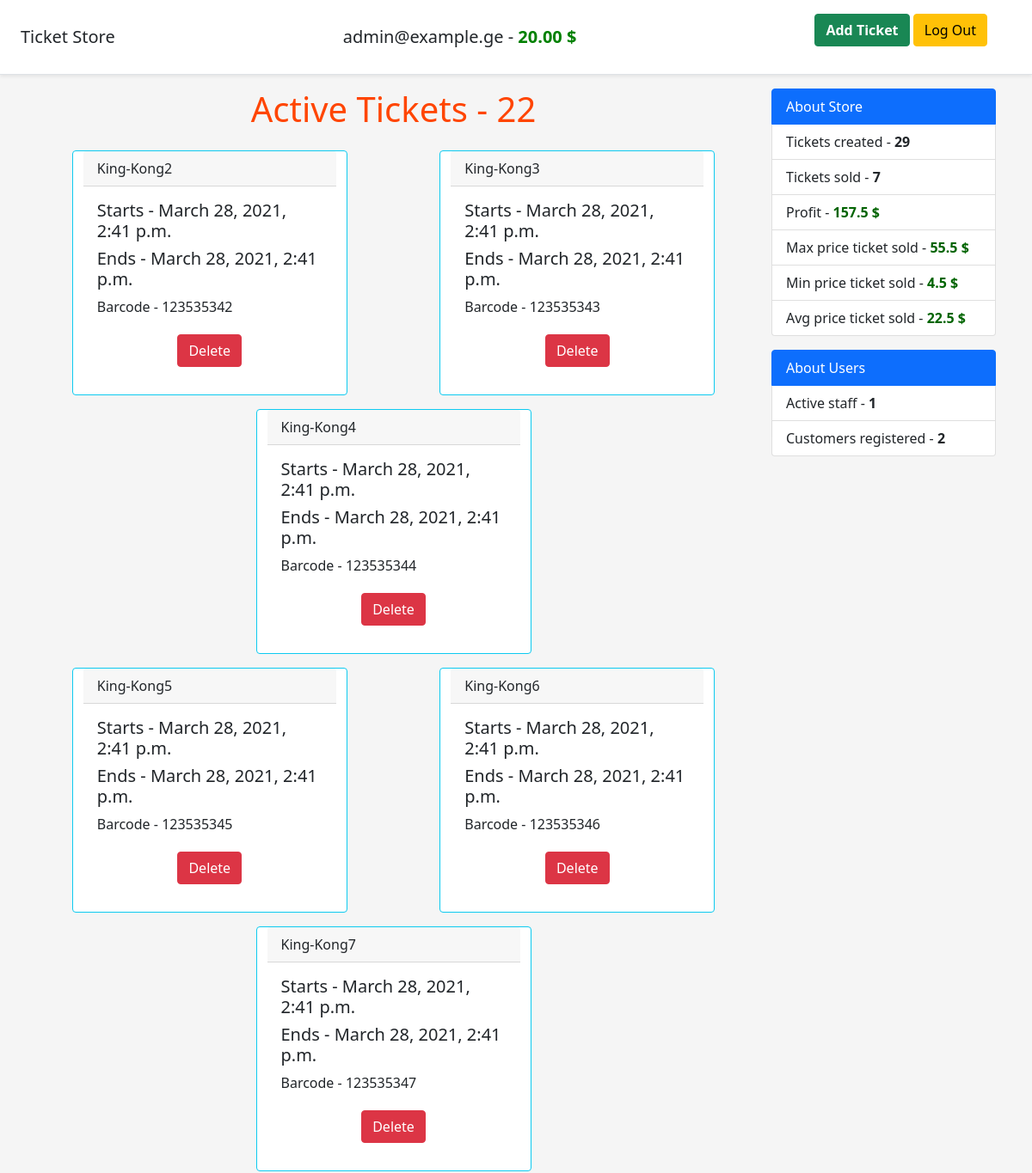
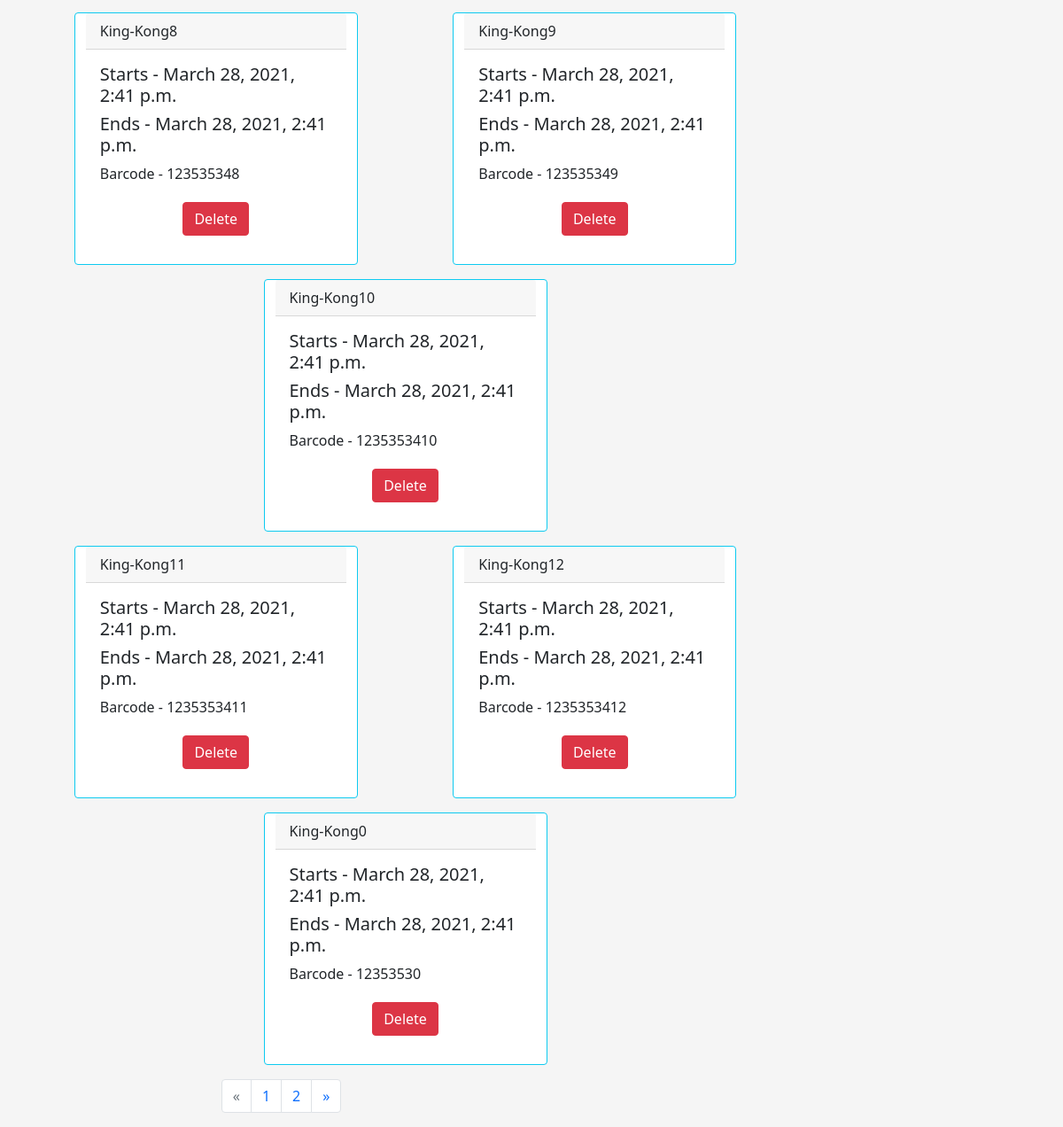
Page / (signed in) on the committed database (2 pictures, top to bottom).
### user/models.py (models this page shows, shortened)
class User(AbstractUser):
    username = None
    email = models.EmailField(verbose_name='E-Mail', unique=True)
    balance = models.DecimalField(verbose_name="Balance", max_digits=8, decimal_places=2, default=0,
                                  help_text="In USD")
    mobile_phone = models.CharField(verbose_name='Mobile Phone', max_length=9, unique=True)
    objects = UserManager()
    USERNAME_FIELD = 'email'
    REQUIRED_FIELDS = []
    class Meta:
        verbose_name = 'User'
        verbose_name_plural = 'Users'

### ecommerce/models.py (models this page shows, shortened)
class Ticket(models.Model):
    name = models.CharField(verbose_name='Name', max_length=255)
    start_date = models.DateTimeField(verbose_name='Start Date')
    end_date = models.DateTimeField(verbose_name='End Date')
    barcode = models.CharField(verbose_name="Barcode", max_length=15, unique=True, default=0)
    class Meta:
        verbose_name = 'Ticket'
        verbose_name_plural = 'Tickets'

### ecommerce/views.py (the view)
# urls.py: path('', home, name='home'),
@login_required(login_url='user/login')
def home(request):
    tickets = Ticket.objects.filter(orders__isnull=True)
    tickets_created = Ticket.objects.all().count()
    user = User.objects.get(id=request.user.id)
    user_balance = user.balance
    ticket_orders_info: Dict[str, Optional[Decimal]] = user.orders.all().aggregate(
        paid_last_year=Sum('price', filter=Q(order_date__gte=timezone.now() - timezone.timedelta(days=365))),
        bought_last_year=Count('id', filter=Q(order_date__gte=timezone.now() - timezone.timedelta(days=365))),
        paid_last_month=Sum('price', filter=Q(order_date__gte=timezone.now() - timezone.timedelta(weeks=4))),
        bought_last_month=Count('id', filter=Q(order_date__gte=timezone.now() - timezone.timedelta(weeks=4))),
        paid_last_week=Sum('price', filter=Q(order_date__gte=timezone.now() - timezone.timedelta(days=7))),
        bought_last_week=Count('id', filter=Q(order_date__gte=timezone.now() - timezone.timedelta(days=7)))
    )
    page = request.GET.get('page', 1)
    paginator = Paginator(tickets, 12)
    try:
        tickets_pag = paginator.page(page)
    except PageNotAnInteger:
        tickets_pag = paginator.page(1)
    except EmptyPage:
        tickets_pag = paginator.page(paginator.num_pages)
    orders = Order.objects.all()
    tickets_price = orders.aggregate(maxp_ticket=Max('price'), avgp_ticket=Avg('price'), minp_ticket=Min('price'))
    profit = orders.aggregate(profit=Sum('price'))
    customers_count = User.objects.filter(is_staff=False).count()
    staff_count = User.objects.filter(is_staff=True).count()
    return render(request, 'pages/home.html',
                  {'tickets': tickets,
                   **ticket_orders_info,
                   'tickets_count': tickets.count(),
                   'user_balance': user_balance,
                   'tickets_pag': tickets_pag,
                   'tickets_created': tickets_created,
                   'tickets_sold': tickets_created - tickets.count(),
                   **tickets_price,
                   **profit,
                   'customers_count': customers_count,
                   'staff_count': staff_count})

### templates/pages/home.html (shortened to what this page needs)
{% extends 'base.html' %}
{% block content %}
	<div class="container">
		<div class="row">
			<div class="col-9">
				<div class="mb-3 row text-center">
					<h1 style="color: orangered">Active Tickets - {{ tickets_count }}</h1>
				</div>
				{% for ticket in tickets_pag %}
					{% if forloop.counter0|divisibleby:3 %}
						<div class="row" style="justify-content: space-around">
					{% endif %}
				<div class="card border-info mb-3" style="max-width: 20rem;">
					<div class="card-header">{{ ticket.name }}</div>
					<div class="card-body">
						<h5 class="card-title">Starts - {{ ticket.start_date }}</h5>
						<h5 class="card-title">Ends - {{ ticket.end_date }}</h5>
						<p class="card-text">Barcode - {{ ticket.barcode }}</p>
						{% if user.is_superuser %}
							<div class="text-center pt-1">
								<form action="/del-ticket/{{ ticket.id }}" method="POST">
									<button type="submit" class="btn btn-danger">Delete</button>
								</form>
							</div>
						{% endif %}
					</div>
				</div>
				{% if forloop.counter|divisibleby:3 or forloop.last %}
					</div>
				{% endif %}
				{% endfor %}
				{% if tickets_pag.has_other_pages %}
					<div class="col-6 offset-3 text-center-pagination-set">
						<nav aria-label="Page navigation">
							<ul class="pagination">
								{% if tickets_pag.has_previous %}
									<li class="page-item">
										<a class="page-link"
										   href="?page={{ tickets_pag.previous_page_number }}">&laquo;</a>
									</li>
								{% else %}
									<li class="page-item disabled">
										<a class="page-link">
											<span aria-hidden="true">&laquo;</span>
										</a>
									</li>
								{% endif %}
								{% for ticket in tickets_pag.paginator.page_range %}
									{% if tickets_pag.number == ticket %}
										<li class="page-item">
											<a class="page-link">
												{{ ticket }}
											</a>
										</li>
									{% else %}
										<li class="page-item">
											<a class="page-link" href="?page={{ ticket }}">{{ ticket }}</a>
										</li>
									{% endif %}
								{% endfor %}
								{% if tickets_pag.has_next %}
									<li class="page-item"><a class="page-link"
									                         href="?page={{ tickets_pag.next_page_number }}">
										&raquo;
									</a></li>
								{% else %}
									<li class="page-item disabled">
										<a class="page-link">
											<span aria-hidden="true">&raquo;</span>
										</a>
									</li>
								{% endif %}
							</ul>
						</nav>
					</div>
				{% endif %}
			</div>
			<div class="col-3">
				{% if user.is_superuser %}
					<ul class="list-group">
						<li class="list-group-item active" aria-current="true">About Store</li>
						<li class="list-group-item">Tickets created - <strong>{{ tickets_created }}</strong></li>
						<li class="list-group-item">Tickets sold - <strong>{{ tickets_sold }}</strong></li>
						<li class="list-group-item">Profit - <strong style="color: darkgreen">{{ profit }} $</strong>
						</li>
						<li class="list-group-item">Max price ticket sold - <strong
								style="color: darkgreen">{{ maxp_ticket }} $</strong></li>
						<li class="list-group-item">Min price ticket sold - <strong
								style="color: darkgreen">{{ minp_ticket }} $</strong></li>
						<li class="list-group-item">Avg price ticket sold - <strong
								style="color: darkgreen">{{ avgp_ticket }} $</strong></li>
					</ul>
					<ul class="list-group pt-3">
						<li class="list-group-item active" aria-current="true">About Users</li>
						<li class="list-group-item">Active staff - <strong>{{ staff_count }}</strong></li>
						<li class="list-group-item">Customers registered - <strong>{{ customers_count }}</strong></li>
					</ul>
				{% endif %}
			</div>
		</div>
	</div>
{% endblock %}

### templates/base.html (shortened to what this page needs)
<link href="https://cdn.jsdelivr.net/npm/bootstrap@5.0.0-beta2/dist/css/bootstrap.min.css" rel="stylesheet"
>
<header class="d-flex flex-column flex-md-row align-items-center p-3 px-md-4 mb-3 bg-body border-bottom shadow-sm">
	<p class="h5 my-0 me-md-auto fw-normal" onclick="window.location='{% url 'home' %}';" style="cursor: pointer">Ticket
		Store</p>
	{% if user.is_authenticated %}
		<p class="h5 my-0 me-md-auto fw-normal">{{ user.email }} - <strong style="color: green">{{ user_balance }}
			$</strong></p>
	{% endif %}
	<nav class="my-2 my-md-0 me-md-3">
		<div class="container">
			{% if user.is_authenticated %}
				<a class="btn btn-success" href="{% url 'add_ticket' %}" role="button"><strong>Add Ticket</strong></a>
				<a class="btn btn-warning" href="javascript:{document.getElementById('logout').submit()}" role="button">Log
					Out</a>
			{% else %}
				<a class="btn btn-outline-primary" href="{% url 'signup' %}">Sign up</a>
				<a class="btn btn-outline-warning" href="{% url 'login' %}">Login</a>
			{% endif %}
		</div>
	</nav>
</header>
<body style="background-color: whitesmoke">
{% block content %}
{% endblock %}
</body>

### rows in the picture
User: email "admin@example.ge", balance "20.00"
Ticket: name "King-Kong2", start_date "March 28, 2021, 2:41 p.m.", end_date "March 28, 2021, 2:41 p.m.", barcode "123535342"
Ticket: name "King-Kong3", start_date "March 28, 2021, 2:41 p.m.", end_date "March 28, 2021, 2:41 p.m.", barcode "123535343"
Ticket: name "King-Kong4", start_date "March 28, 2021, 2:41 p.m.", end_date "March 28, 2021, 2:41 p.m.", barcode "123535344"
Ticket: name "King-Kong5", start_date "March 28, 2021, 2:41 p.m.", end_date "March 28, 2021, 2:41 p.m.", barcode "123535345"
Ticket: name "King-Kong6", start_date "March 28, 2021, 2:41 p.m.", end_date "March 28, 2021, 2:41 p.m.", barcode "123535346"
Ticket: name "King-Kong7", start_date "March 28, 2021, 2:41 p.m.", end_date "March 28, 2021, 2:41 p.m.", barcode "123535347"
Ticket: name "King-Kong8", start_date "March 28, 2021, 2:41 p.m.", end_date "March 28, 2021, 2:41 p.m.", barcode "123535348"
Ticket: name "King-Kong9", start_date "March 28, 2021, 2:41 p.m.", end_date "March 28, 2021, 2:41 p.m.", barcode "123535349"
Ticket: name "King-Kong10", start_date "March 28, 2021, 2:41 p.m.", end_date "March 28, 2021, 2:41 p.m.", barcode "1235353410"
Ticket: name "King-Kong11", start_date "March 28, 2021, 2:41 p.m.", end_date "March 28, 2021, 2:41 p.m.", barcode "1235353411"
Ticket: name "King-Kong12", start_date "March 28, 2021, 2:41 p.m.", end_date "March 28, 2021, 2:41 p.m.", barcode "1235353412"
Ticket: name "King-Kong0", start_date "March 28, 2021, 2:41 p.m.", end_date "March 28, 2021, 2:41 p.m.", barcode "12353530"

### other values in the picture
{{ tickets_count }} "22"
{{ ticket }} "1"
{{ ticket }} "2"
{{ tickets_created }} "29"
{{ tickets_sold }} "7"
{{ profit }} "157.5"
{{ maxp_ticket }} "55.5"
{{ minp_ticket }} "4.5"
{{ avgp_ticket }} "22.5"
{{ staff_count }} "1"
{{ customers_count }} "2"
